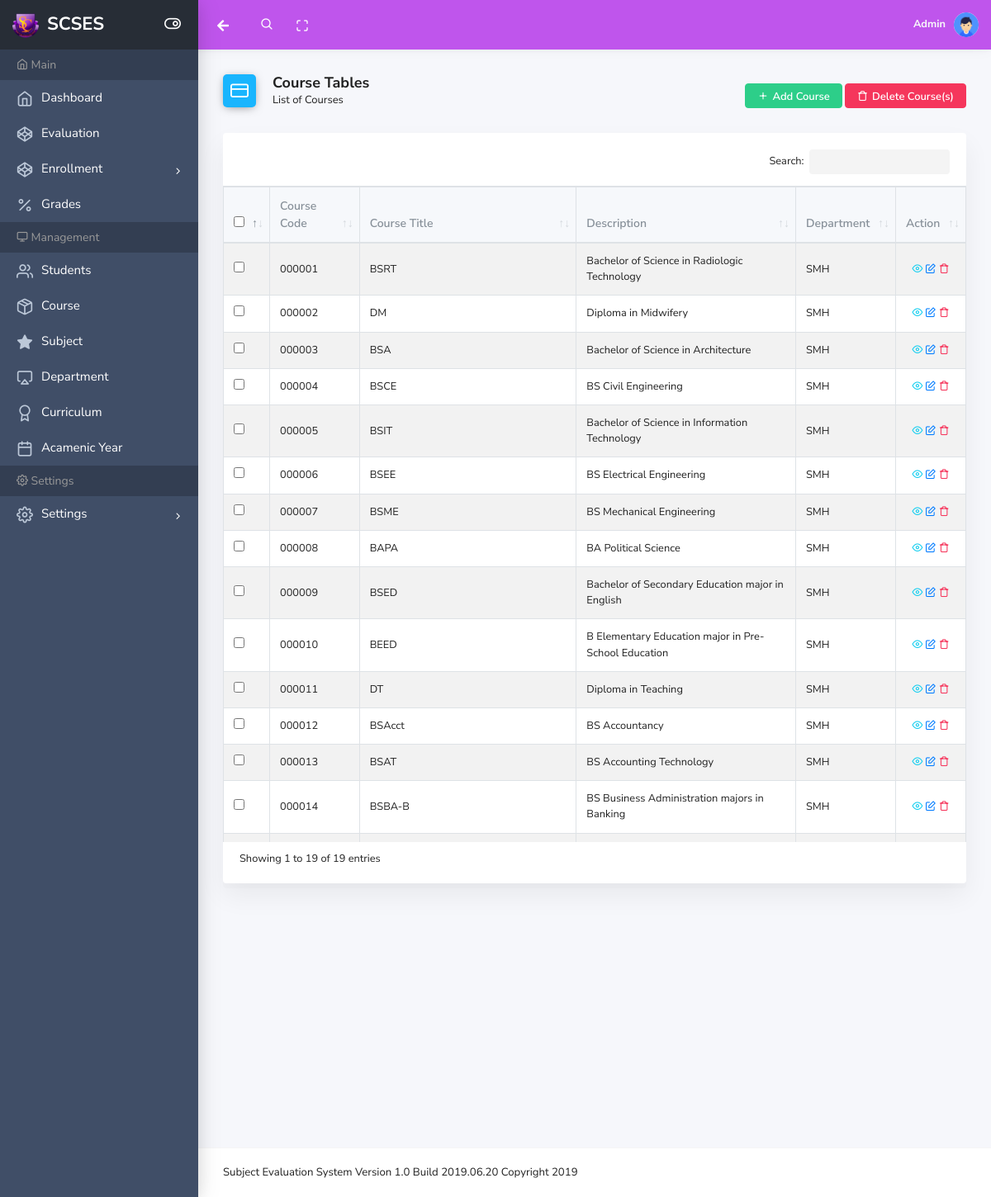
The page /app/courses.php (signed in) on the database its author committed.
### tables this page shows
CREATE TABLE `users` (
  `user_id` int(11) NOT NULL,
  `user_name` varchar(100) NOT NULL,
  `user_password` varchar(100) NOT NULL,
  `user_type` varchar(100) NOT NULL,
  `date_create` datetime NOT NULL DEFAULT current_timestamp()
);

CREATE TABLE `course` (
  `id` int(11) NOT NULL,
  `department_id` varchar(11) NOT NULL,
  `code` varchar(20) NOT NULL,
  `course_title` varchar(100) NOT NULL,
  `course_major` varchar(50) NOT NULL,
  `course_desc` varchar(100) NOT NULL,
  `level` int(11) NOT NULL,
  `date_create` timestamp NOT NULL DEFAULT current_timestamp()
);

CREATE TABLE `department` (
  `id` int(11) NOT NULL,
  `department_name` varchar(100) NOT NULL,
  `department_head` varchar(100) NOT NULL,
  `description` text NOT NULL,
  `date_create` datetime NOT NULL DEFAULT current_timestamp()
);

### config/connection.php (called while the page is built, shortened)
<?php
class Connection
{
	private $host="localhost";
	private $user="root";
	private $db="subject_evaluation";
	private $pass="";
	public function __construct(){
	 	$this->conn = new PDO("mysql:host=".$this->host.";dbname=".$this->db,$this->user,$this->pass);
	}
}
?>

### Model/User.php (called while the page is built, shortened)
<?php
require_once '../config/connection.php';
class User extends Connection{
	public function __construct(connection $conn) {
        $this->conn = $conn->conn;
    }
	public function get_user($id){
		$sql = "SELECT * FROM `users` WHERE `user_id` = :id";
		$q = $this->conn->prepare($sql);
		$q->bindParam(':id', $id);
		$q->execute();
		$user = $q->fetch(PDO::FETCH_ASSOC);
		return $user;
	}
}

### Library/Course.php (called while the page is built, shortened)
<?php
require_once '../config/connection.php';
require_once '../Model/Course.php';
$db = new Connection;
$course = new Course($db);
$listOfCourses = $course->list_course();

### Model/Course.php (called while the page is built, shortened)
<?php
require_once '../config/connection.php';
class Course extends Connection{
	public function list_course(){
		$stmt = $this->conn->prepare("
			SELECT `course`.`id`, `course`.`department_id`, `course`.`code`, `course`.`course_title`, `course`.`course_desc`, `department`.`department_name`
			FROM `course`
			LEFT JOIN `department` ON `course`.`department_id` = `department`.`id`");
		$stmt->execute();
		return $stmt;
	}
}

### app/courses.php (the view, shortened to what this page needs)
<?php require_once 'layout/main.php'; require_once '../Library/Course.php'; ?>
    <body>
        <div class="wrapper">
           <?php require_once 'layout/header.php'; ?>
            <div class="page-wrap">
                <?php require_once 'layout/sidebar.php'; ?>
                <div class="main-content">
                    <div class="container-fluid">
                        <div class="page-header">
                            <div class="row align-items-end">
                                <div class="col-lg-8">
                                    <div class="page-header-title">
                                        <i class="ik ik-credit-card bg-blue"></i>
                                        <div class="d-inline">
                                            <h5>Course Tables</h5>
                                            <span>List of Courses</span>
                                        </div>
                                    </div>
                                </div>
                                <div class="col-lg-4">
                                    <nav class="breadcrumb-container" aria-label="breadcrumb">
                                        <a href="course_add.php" class="btn btn-success"><i class="ik ik-plus"></i>Add Course</a>
                                        <button type="button" class="btn btn-danger" id="delete_check_course"><i class="ik ik-trash"></i>Delete Course(s)</button>
                                    </nav>
                                </div>
                            </div>
                        </div>
                        <div class="card">
                            <div class="card-body">
                               <div class="dt-responsive">
                                    <table id="scr-vtr-dynamic"
                                                   class="table table-striped table-bordered">
                                        <thead>
                                            <tr>
                                                <th class="nosort" width="10">
                                                    <input type="checkbox" id="selectall">
                                                </th>
                                                <th>Course Code</th>
                                                <th>Course Title</th>
                                                <th>Description</th>
                                                <th>Department</th>
                                                <th>Action</th>
                                            </tr>
                                        </thead>
                                        <tbody>
                                            <?php
                                                foreach ($listOfCourses as $course) {
                                            ?>
                                                <tr>
                                                    <td>
                                                        <input type="checkbox" class="select_all_child" name="checkbox[]" class="checkbox" value="<?php echo $course['id']; ?>">
                                                    </td>
                                                    <td><?php echo $course['code']; ?></td>
                                                    <td><?php echo $course['course_title']; ?></td>
                                                    <td><?php echo $course['course_desc']; ?></td>
                                                    <?php if ($course['department_id'] == 'none'): ?>
                                                        <td>NONE</td>
                                                    <?php else: ?>
                                                    <td><?php echo $course['department_name']; ?></td>
                                                     <?php endif ?>
                                                    <td class="text-center">
                                                        <a href="#" data-toggle="modal" data-target="#course_info" data-index="<?php echo $course['id']; ?>"  class="text-info course_info" ><i class="ik ik-eye"></i></a>
                                                        <a href="course_edit.php?id=<?php echo $course['id']; ?>" class="text-primary"><i class="ik ik-edit"></i></a>
                                                        <a href="course_delete.php?id=<?php echo $course['id'];?>" class="text-danger"><i class="ik ik-trash"></i></a>
                                                    </td>
                                                </tr>
                                            <?php
                                                }
                                            ?>
                                        </tbody>
                                    </table>
                                </div>
                            </div>
                        </div>
                    </div>
                </div>
                <?php require_once 'layout/footer.php'; ?>
            </div>
        </div>
    </body>
</html>

### app/layout/header.php (shortened to what this page needs)
<header class="header-top no-print" header-theme="purple">
               <div class="container-fluid">
                   <div class="d-flex justify-content-between">
                       <div class="top-menu d-flex align-items-center">
                           <button type="button" onclick="history.back();" class="nav-link"><i class="fa fa-arrow-left"></i></button>
                           <div class="header-search">
                               <div class="input-group">
                                   <input type="text" class="form-control">
                                   <span class="input-group-addon search-btn"><i class="ik ik-search"></i></span>
                               </div>
                           </div>
                           <button type="button" id="navbar-fullscreen" class="nav-link"><i class="ik ik-maximize"></i></button>
                       </div>
                       <div class="top-menu d-flex align-items-center">
                           &nbsp<b class="text-light"> <?php echo ucfirst($user_info['user_name']); ?></b>
                           <div class="dropdown">
                               <a class="dropdown-toggle" href="#" id="userDropdown" role="button" data-toggle="dropdown" aria-haspopup="true" aria-expanded="false"><img class="avatar" src="../img/user.jpg" alt=""></a>
                           </div>
                       </div>
                   </div>
               </div>
           </header>

### rows shown on the page
users: user_name "Admin"
course: code "000001", course_title "BSRT", course_desc "Bachelor of Science in Radiologic Technology", department.department_name "SMH"
course: code "000002", course_title "DM", course_desc "Diploma in Midwifery", department.department_name "SMH"
course: code "000003", course_title "BSA", course_desc "Bachelor of Science in Architecture", department.department_name "SMH"
course: code "000004", course_title "BSCE", course_desc "BS Civil Engineering", department.department_name "SMH"
course: code "000005", course_title "BSIT", course_desc "Bachelor of Science in Information Technology", department.department_name "SMH"
course: code "000006", course_title "BSEE", course_desc "BS Electrical Engineering", department.department_name "SMH"
course: code "000007", course_title "BSME", course_desc "BS Mechanical Engineering", department.department_name "SMH"
course: code "000008", course_title "BAPA", course_desc "BA Political Science", department.department_name "SMH"
course: code "000009", course_title "BSED", course_desc "Bachelor of Secondary Education major in English", department.department_name "SMH"
course: code "000010", course_title "BEED", course_desc "B Elementary Education major in Pre-School Education", department.department_name "SMH"
course: code "000011", course_title "DT", course_desc "Diploma in Teaching", department.department_name "SMH"
course: code "000012", course_title "BSAcct", course_desc "BS Accountancy", department.department_name "SMH"
course: code "000013", course_title "BSAT", course_desc "BS Accounting Technology", department.department_name "SMH"
course: code "000014", course_title "BSBA-B", course_desc "BS Business Administration majors in Banking", department.department_name "SMH"
